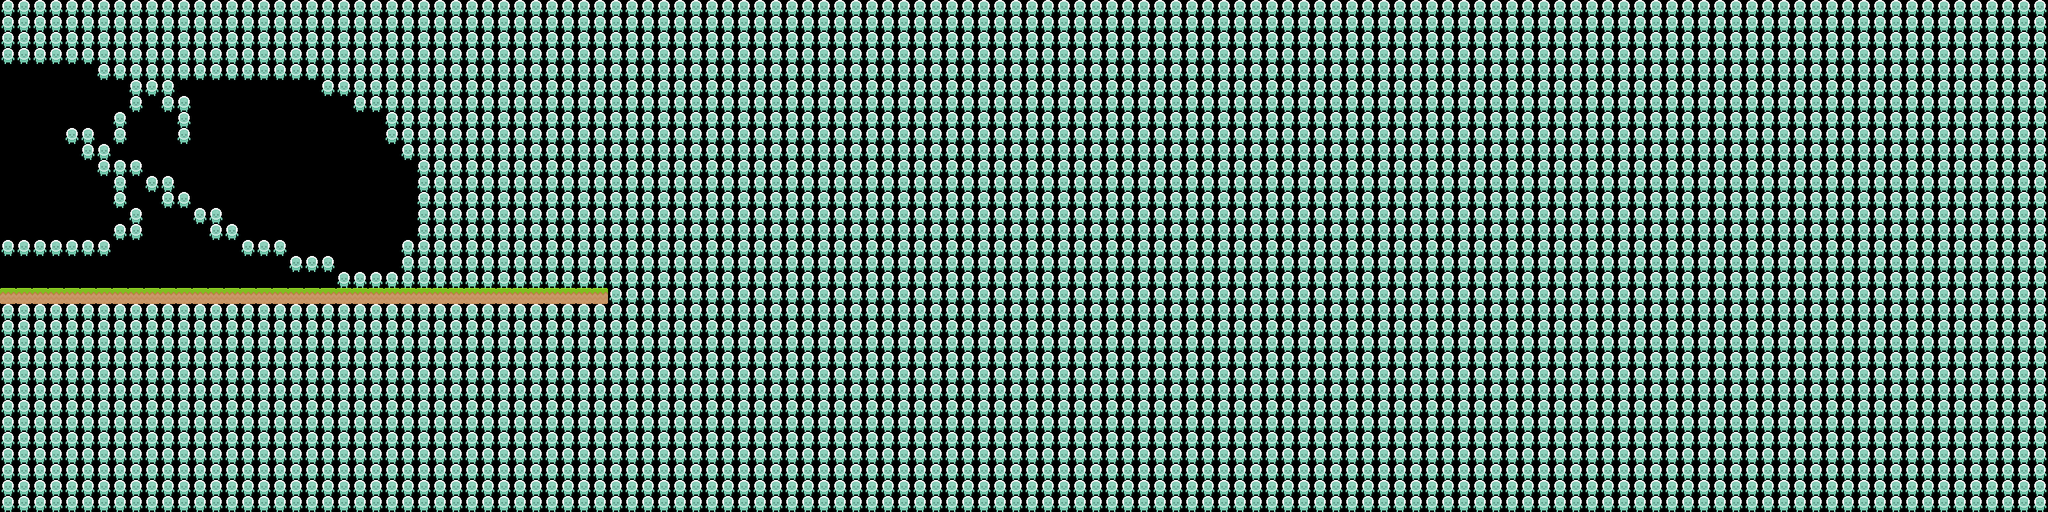

Below is a game level as drawn by its tile map, then a one-line description and the .tmx that defines it (tile-layer data replaced by summaries):
An orthogonal 128x32 tile map with 21x21 px tiles, 1 tile layer (Tile Layer 1).

<map version="1.0" orientation="orthogonal" renderorder="right-down" width="128" height="32" tilewidth="21" tileheight="21" nextobjectid="1">
 <tileset firstgid="1" name="spritesheet_rgba" tilewidth="21" tileheight="21" spacing="2" margin="2" tilecount="900" columns="30">
  <image source="spritesheet_rgba.png" width="692" height="692" />
 </tileset>
 <layer name="Tile Layer 1" width="128" height="32">
  <data>[4096 cells, 3817 non-empty, 2 distinct tile ids]</data>
 </layer>
</map>
